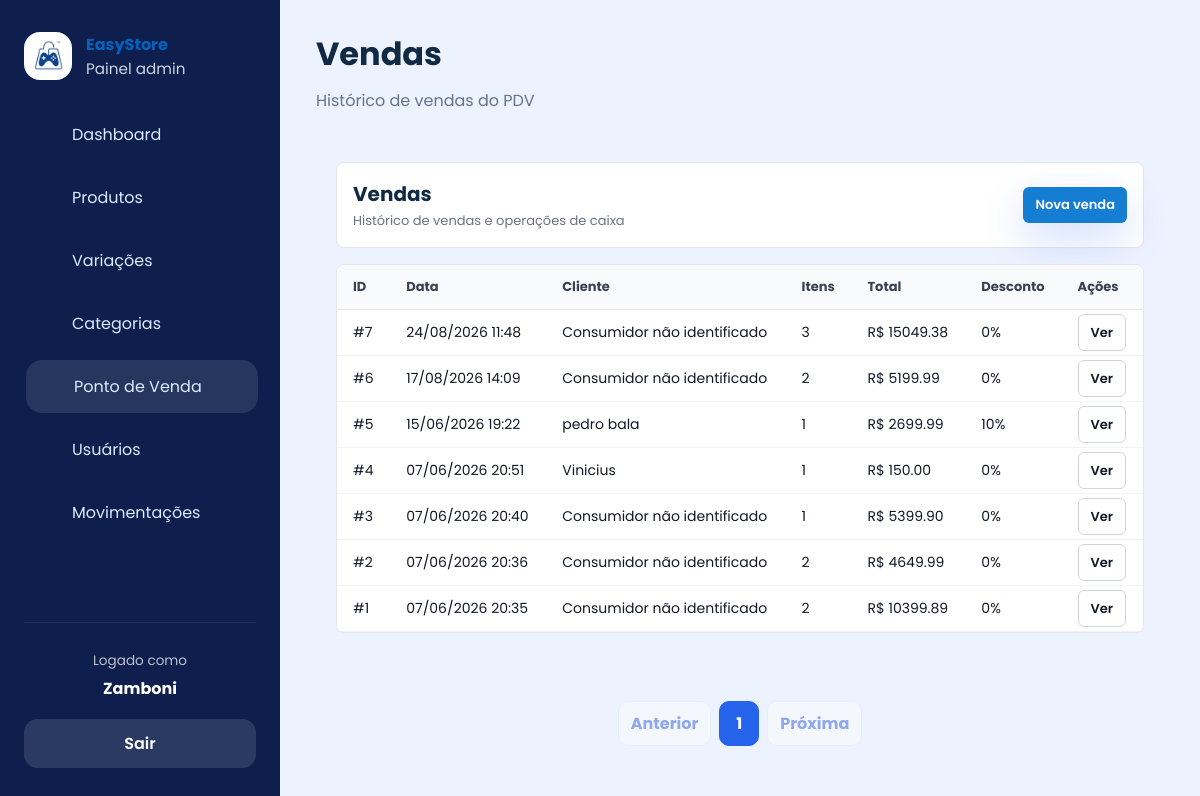
Before: /pdv/historico (signed in) with the older database file.
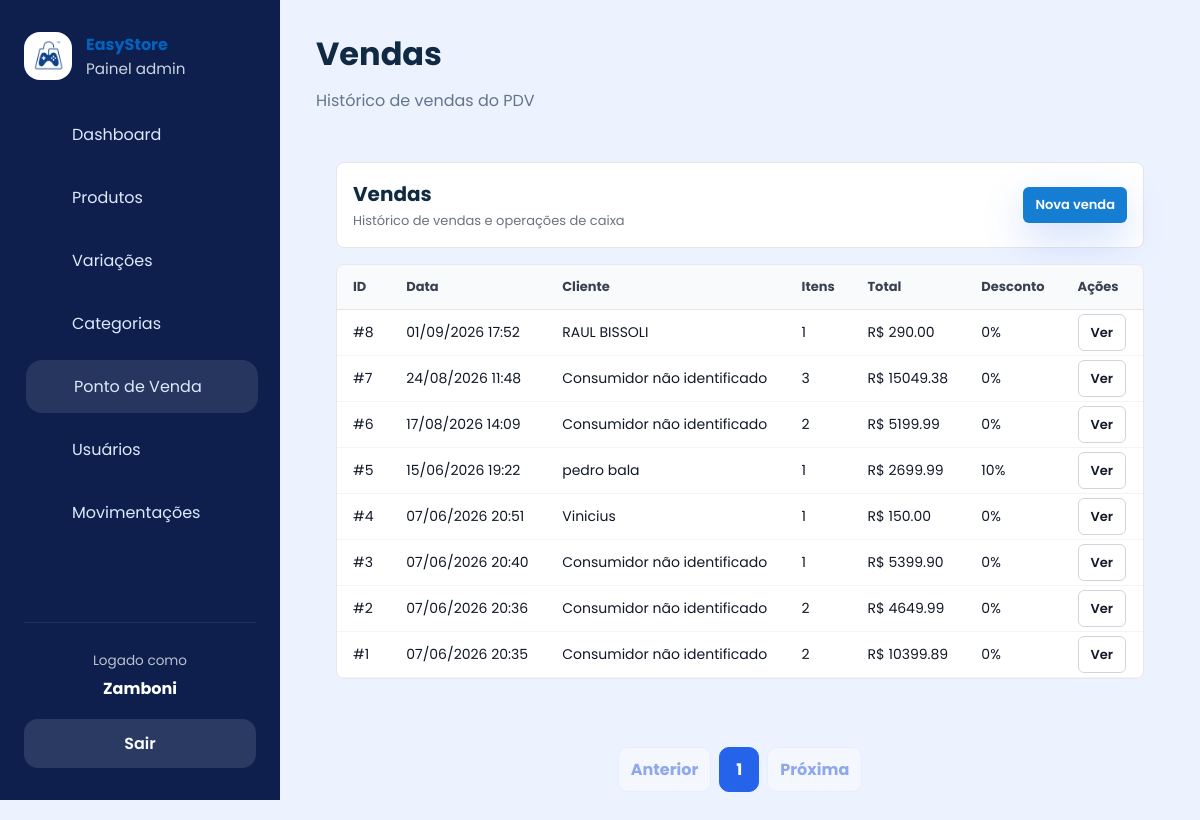
After: the same page with the newer database file.
### app/models/venda.py (models this page shows, shortened)
class Venda(Base):
    __tablename__ = "vendas"
    id = Column(
        Integer,
        primary_key=True,
        index=True
    )
    cliente_id = Column(
        Integer,
        ForeignKey("clientes.id", ondelete="SET NULL"),
        nullable=True
    )
    usuario_id = Column(
        Integer,
        ForeignKey("usuarios.id", ondelete="SET NULL"),
        nullable=True
    )
    desconto_percentual = Column(
        Float,
        nullable=False,
        default=0.0
    )
    total_bruto = Column(
        Float,
        nullable=False,
        default=0.0
    )
    total_liquido = Column(
        Float,
        nullable=False,
        default=0.0
    )
    observacao = Column(
        String(255),
        nullable=True
    )
    criado_em = Column(
        DateTime,
        server_default=func.now()
    )
    cliente = relationship(
        "Cliente",
        back_populates="vendas"
    )
    usuario = relationship(
        "Usuario",
        backref="vendas"
    )
    itens = relationship(
        "ItemVenda",
        back_populates="venda",
        cascade="all, delete-orphan"
    )
    pagamentos = relationship(
        "Pagamento",
        back_populates="venda",
        cascade="all, delete-orphan"
    )

### app/models/cliente.py (models this page shows)
class Cliente(Base):
    __tablename__ = "clientes"
    id         = Column(Integer, primary_key=True, index=True)
    nome       = Column(String(150), nullable=False, index=True)
    email      = Column(String(167), nullable=True, unique=True, index=True)
    telefone   = Column(String(20), nullable=True)
    usuario_id = Column(
        Integer,
        ForeignKey("usuarios.id", ondelete="SET NULL"),
        nullable=True,
        unique=True,
    )
    is_associado = Column(Boolean, default=False, nullable=False)
    ativo      = Column(Boolean, default=True)
    criado_em  = Column(DateTime, server_default=func.now())
    usuario = relationship("Usuario", back_populates="cliente_perfil")
    vendas  = relationship("Venda", back_populates="cliente", lazy="select")

### app/controllers/pdv_controller.py (the view)
@router.get("/historico")
def historico_vendas(
    request: Request,
    pagina: int = 1,
    por_pagina: int = 10,
    db: Session = Depends(get_db),
    usuario=Depends(get_admin)
):
    query = (
        db.query(Venda)
        .order_by(
            Venda.criado_em.desc()
        )
    )
    total_vendas = query.count()
    por_pagina = min(
        max(
            por_pagina,
            1
        ),
        10
    )
    total_paginas = (
        math.ceil(
            total_vendas /
            por_pagina
        )
        if total_vendas
        else 1
    )
    pagina = min(
        max(
            pagina,
            1
        ),
        total_paginas
    )
    vendas = (
        query
        .offset(
            (pagina - 1) *
            por_pagina
        )
        .limit(
            por_pagina
        )
        .all()
    )
    return templates.TemplateResponse(
        request,
        "admin/vendas.html",
        {
            "request": request,
            "usuario": usuario,
            "vendas": vendas,
            "pagina": pagina,
            "por_pagina": por_pagina,
            "total_paginas":
                total_paginas,
            "total_vendas":
                total_vendas,
            "page_title":
                "Vendas",
            "page_subtitle":
                "Histórico de vendas do PDV",
            "css_path":
                "css/vendas.css",
            "active": "pos",
        }
    )

### app/templates/admin/vendas.html
{% extends "admin/base.html" %}
{% set css_path = 'css/vendas.css' %}
{% set active = active or 'pos' %}
{% block content %}
<div class="vendas-container">
  <div class="vendas-header">
    <div>
      <h2>Vendas</h2>
      <p class="subtitle">Histórico de vendas e operações de caixa</p>
    </div>
    <div class="vendas-actions">
      {% set role = usuario.role if usuario is not mapping else usuario.get('role') if usuario else None %}
      {% if role == 'admin' %}
      <a href="/admin/pos" style="background-color: #157ED3;" class="btn-small btn-primary">Nova venda</a>
      {% elif role == 'operador' %}
      <a href="/pdv" style="background-color: #157ED3;" class="btn-small btn-primary">Nova venda</a>
      {% endif %}
    </div>
  </div>
  <div class="vendas-body">
    <table class="vendas-table">
      <thead>
        <tr>
          <th>ID</th>
          <th>Data</th>
          <th>Cliente</th>
          <th>Itens</th>
          <th>Total</th>
          <th>Desconto</th>
          <th>Ações</th>
        </tr>
      </thead>
      <tbody>
        {% for venda in vendas %}
        <tr>
          <td>#{{ venda.id }}</td>
          <td>{{ venda.criado_em.strftime('%d/%m/%Y %H:%M') if venda.criado_em else '-' }}</td>
          <td>{{ venda.cliente.nome if venda.cliente else 'Consumidor não identificado' }}</td>
          <td>{{ venda.itens|length }}</td>
          <td>R$ {{ "%.2f"|format(venda.total_liquido) }}</td>
          <td>{{ "%.0f"|format(venda.desconto_percentual) }}%</td>
          <td><a href="/pdv/venda/{{ venda.id }}" class="btn-small">Ver</a></td>
        </tr>
        {% else %}
        <tr class="empty-row">
          <td colspan="7">Nenhuma venda encontrada</td>
        </tr>
        {% endfor %}
      </tbody>
    </table>
  </div>
</div>
<nav class="pagination" aria-label="Paginação de vendas">
  <a class="pagination-link {% if pagina == 1 %}disabled{% endif %}" href="/pdv/historico?por_pagina={{ por_pagina }}&pagina={{ pagina - 1 }}">Anterior</a>
  {% for numero in range(1, total_paginas + 1) %}
  <a class="pagination-link {% if numero == pagina %}active{% endif %}" href="/pdv/historico?por_pagina={{ por_pagina }}&pagina={{ numero }}">{{ numero }}</a>
  {% endfor %}
  <a class="pagination-link {% if pagina == total_paginas %}disabled{% endif %}" href="/pdv/historico?por_pagina={{ por_pagina }}&pagina={{ pagina + 1 }}">Próxima</a>
</nav>
{% endblock %}

Changed rows visible on the page:
added Venda: id "8", criado_em "01/09/2026 17:52", cliente "RAUL BISSOLI", itens|length "1", total_liquido "290.00", desconto_percentual "0"
